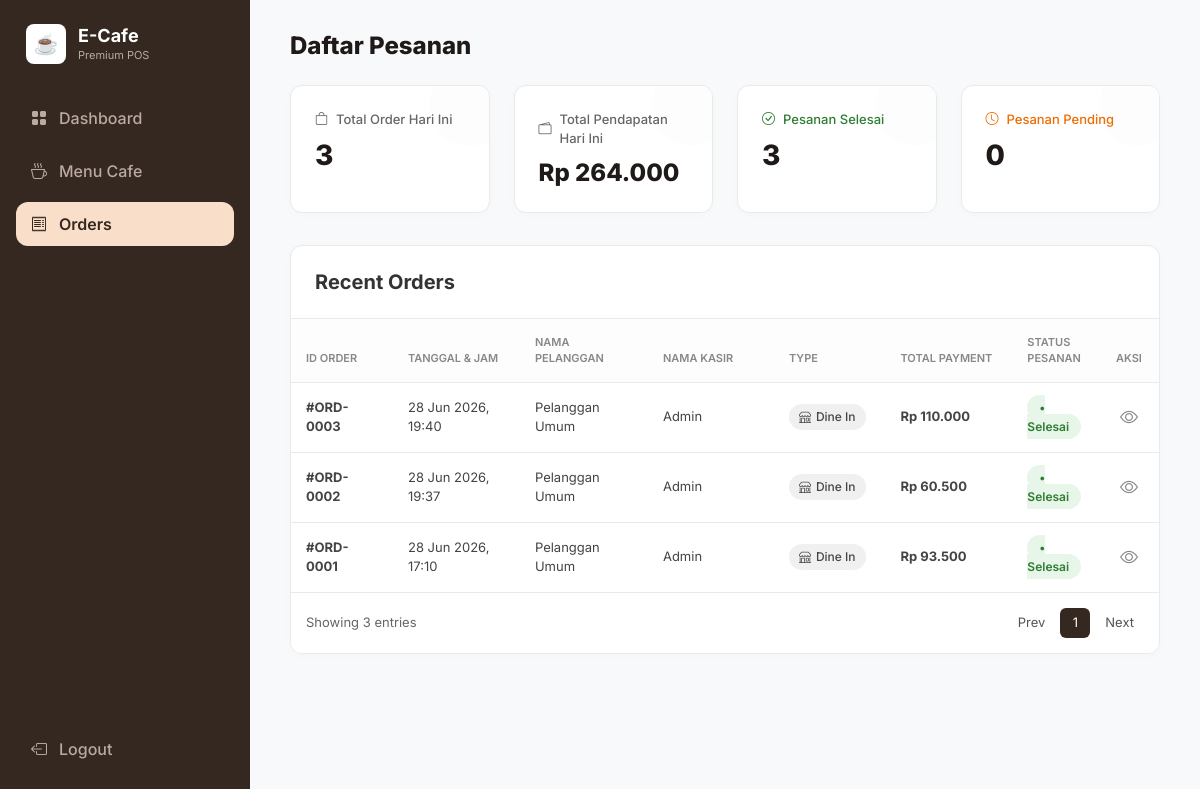
Screenshot of /orders.php (signed in) with the database file from the repository.
### tables this page shows
CREATE TABLE `pesanan` (
  `id_pesanan` int(11) NOT NULL AUTO_INCREMENT,
  `tanggal` datetime DEFAULT current_timestamp(),
  `total_harga` int(11) NOT NULL,
  `nama_pelanggan` varchar(100) DEFAULT 'Pelanggan',
  `tipe_pesanan` varchar(20) DEFAULT 'Dine In',
  `status_pesanan` varchar(20) DEFAULT 'Selesai',
  PRIMARY KEY (`id_pesanan`)
);

### orders.php (the view, shortened to what this page needs)
<?php
require __DIR__ . '/config/koneksi.php';
$q = mysqli_query($koneksi, "SELECT * FROM pesanan ORDER BY id_pesanan DESC");
$orders = [];
$total_pendapatan = 0;
$selesai = 0;
$pending = 0;
while($row = mysqli_fetch_assoc($q)) {
    $orders[] = $row;
    $total_pendapatan += $row['total_harga'];
    if(strtolower($row['status_pesanan']) == 'selesai') $selesai++;
    else $pending++;
}
$total_order = count($orders);
?>
<!DOCTYPE html>
<html lang="id">
<head>
    <link href="https://cdn.jsdelivr.net/npm/bootstrap@5.3.3/dist/css/bootstrap.min.css" rel="stylesheet">
    <link rel="stylesheet" href="https://cdn.jsdelivr.net/npm/bootstrap-icons@1.11.3/font/bootstrap-icons.min.css">
</head>
<body>
<div class="pos-layout">
    <div class="sidebar">
        <div class="brand-logo">
            <div class="brand-icon">☕</div>
            <div class="brand-text">
                <h4>E-Cafe</h4>
                <p>Premium POS</p>
            </div>
        </div>
        <nav class="nav flex-column gap-1">
            <a href="index.php" class="nav-link">
                <i class="bi bi-grid-fill"></i> Dashboard
            </a>
            <a href="menu.php" class="nav-link">
                <i class="bi bi-cup-hot"></i> Menu Cafe
            </a>
            <a href="orders.php" class="nav-link active">
                <i class="bi bi-receipt"></i> Orders
            </a>
        </nav>
        <div class="logout-mt">
            <a href="login/logout.php" class="nav-link">
                <i class="bi bi-box-arrow-left"></i> Logout
            </a>
        </div>
    </div>
    <div class="main-content">
        <div class="header-actions">
            <h2 class="page-title">Daftar Pesanan</h2>
        </div>
            <div class="summary-grid">
                <div class="summary-card">
                    <div class="summary-content">
                        <div class="summary-label">
                            <i class="bi bi-bag"></i> Total Order Hari Ini
                        </div>
                        <h3 class="summary-value"><?= $total_order ?></h3>
                    </div>
                </div>
                <div class="summary-card">
                    <div class="summary-content">
                        <div class="summary-label">
                            <i class="bi bi-wallet2"></i> Total Pendapatan Hari Ini
                        </div>
                        <h3 class="summary-value" style="font-size: 24px;">Rp <?= number_format($total_pendapatan, 0, ',', '.') ?></h3>
                    </div>
                </div>
                <div class="summary-card">
                    <div class="summary-content">
                        <div class="summary-label" style="color:#2e7d32;">
                            <i class="bi bi-check-circle"></i> Pesanan Selesai
                        </div>
                        <h3 class="summary-value"><?= $selesai ?></h3>
                    </div>
                </div>
                <div class="summary-card">
                    <div class="summary-content">
                        <div class="summary-label" style="color:#ef6c00;">
                            <i class="bi bi-clock"></i> Pesanan Pending
                        </div>
                        <h3 class="summary-value"><?= $pending ?></h3>
                    </div>
                </div>
            </div>
            <div class="table-container">
                <div class="table-header">
                    <h5>Recent Orders</h5>
                </div>
                <table class="table table-borderless table-hover">
                    <thead>
                        <tr>
                            <th width="12%">ID ORDER</th>
                            <th width="15%">TANGGAL & JAM</th>
                            <th width="15%">NAMA PELANGGAN</th>
                            <th width="15%">NAMA KASIR</th>
                            <th width="13%">TYPE</th>
                            <th width="15%">TOTAL PAYMENT</th>
                            <th width="10%">STATUS PESANAN</th>
                            <th width="5%" class="text-center">AKSI</th>
                        </tr>
                    </thead>
                    <tbody>
                        <?php foreach($orders as $o):
                            $date = date('d M Y, H:i', strtotime($o['tanggal']));
                            $status_class = strtolower($o['status_pesanan']) == 'selesai' ? 'status-selesai' : 'status-pending';
                            $icon_type = strtolower($o['tipe_pesanan']) == 'dine in' ? 'bi-shop' : 'bi-bag';
                        ?>
                        <tr>
                            <td class="fw-bold">#ORD-<?= str_pad($o['id_pesanan'], 4, '0', STR_PAD_LEFT) ?></td>
                            <td><?= str_replace(', ', ',<br>', $date) ?></td>
                            <td><?= htmlspecialchars($o['nama_pelanggan']) ?></td>
                            <td>Admin</td>
                            <td><span class="badge-type"><i class="bi <?= $icon_type ?>"></i> <?= htmlspecialchars($o['tipe_pesanan']) ?></span></td>
                            <td class="fw-bold">Rp <?= number_format($o['total_harga'], 0, ',', '.') ?></td>
                            <td><span class="badge-status <?= $status_class ?>">&bull; <?= htmlspecialchars($o['status_pesanan']) ?></span></td>
                            <td class="text-center">
                                <button class="action-btn" onclick="openDetail(<?= $o['id_pesanan'] ?>)"><i class="bi bi-eye"></i></button>
                            </td>
                        </tr>
                        <?php endforeach; ?>
                    </tbody>
                </table>
                <div class="pagination-container">
                    <div>Showing <?= $total_order ?> entries</div>
                    <div class="pagination">
                        <a href="#" class="page-item" style="width: auto; padding: 0 10px;">Prev</a>
                        <a href="#" class="page-item active">1</a>
                        <a href="#" class="page-item" style="width: auto; padding: 0 10px;">Next</a>
                    </div>
                </div>
            </div>
    </div>
</div>
</body>
</html>

### orders.php (style rules this page uses)
:root { --sidebar-bg: #342820; --sidebar-hover: #48382d; --sidebar-active-bg: #f9dfca; --sidebar-active-text: #342820; --sidebar-text: #bcaaa0; --bg-color: #f8f9fb; --text-dark: #1f1a17; --border-color: #eaeaea; }
body { background-color: var(--bg-color); font-family: 'Inter', sans-serif; color: #333; }
.pos-layout { display: flex; min-height: 100vh; }
.sidebar { background-color: var(--sidebar-bg); color: white; width: 250px; display: flex; flex-direction: column; padding: 1.5rem 1rem; position: fixed; height: 100vh; z-index: 100; }
.brand-logo { display: flex; align-items: center; gap: 12px; padding: 0 10px; margin-bottom: 2rem; }
.brand-icon { background: white; color: var(--sidebar-bg); border-radius: 8px; width: 40px; height: 40px; display: flex; align-items: center; justify-content: center; font-size: 20px; }
.brand-text h4 { margin: 0; font-weight: 700; font-size: 18px; }
.brand-text p { margin: 0; font-size: 11px; color: var(--sidebar-text); }
.nav-link { color: var(--sidebar-text); border-radius: 12px; padding: 10px 15px; margin-bottom: 5px; font-weight: 500; display: flex; align-items: center; gap: 12px; transition: all 0.2s; }
.nav-link.active { color: var(--sidebar-active-text); background-color: var(--sidebar-active-bg); font-weight: 600; }
.logout-mt { margin-top: auto; }
.main-content { flex: 1; margin-left: 250px; padding: 2rem 2.5rem; }
.header-actions { display: flex; justify-content: space-between; align-items: center; margin-bottom: 1.5rem; }
.page-title { font-weight: 800; color: var(--text-dark); margin: 0; font-size: 24px; }
.summary-grid { display: grid; grid-template-columns: repeat(4, 1fr); gap: 1.5rem; margin-bottom: 2rem; }
.summary-card { background: white; border-radius: 12px; padding: 1.5rem; box-shadow: 0 2px 10px rgba(0,0,0,0.02); border: 1px solid var(--border-color); position: relative; overflow: hidden; }
.summary-card::after { content: ''; position: absolute; top: -20px; right: -20px; width: 80px; height: 80px; border-radius: 50%; background: #fdfdfd; z-index: 0; }
.summary-content { position: relative; z-index: 1; }
.summary-label { color: #666; font-size: 13px; margin-bottom: 10px; display: flex; align-items: center; gap: 8px; font-weight: 500; }
.summary-value { color: var(--text-dark); font-weight: 800; font-size: 28px; margin: 0; }
.table-container { background: white; border-radius: 12px; border: 1px solid var(--border-color); overflow: hidden; box-shadow: 0 2px 10px rgba(0,0,0,0.02); }
.table-header { padding: 1.5rem; display: flex; justify-content: space-between; align-items: center; border-bottom: 1px solid var(--border-color); }
.table-header h5 { margin: 0; font-weight: 700; }
.table { margin: 0; }
.table th { font-size: 11px; color: #888; font-weight: 600; text-transform: uppercase; padding: 15px; background: #fdfdfd; border-bottom: 1px solid var(--border-color); }
.table td { padding: 15px; vertical-align: middle; border-bottom: 1px solid var(--border-color); color: #444; font-size: 13px; }
.badge-type { background: #f0f0f0; padding: 4px 10px; border-radius: 20px; font-size: 12px; font-weight: 500; display: inline-flex; align-items: center; gap: 5px; }
.badge-status { padding: 5px 12px; border-radius: 20px; font-size: 12px; font-weight: 600; }
.status-selesai { background: #e8f5e9; color: #2e7d32; }
.action-btn { border: none; background: none; color: #888; font-size: 18px; cursor: pointer; transition: 0.2s; }
.pagination-container { display: flex; justify-content: space-between; align-items: center; padding: 15px; background: white; font-size: 13px; color: #666; }
.pagination { display: flex; gap: 5px; margin: 0; }
.page-item { width: 30px; height: 30px; display: flex; align-items: center; justify-content: center; border-radius: 6px; cursor: pointer; color: #555; text-decoration: none; }
.page-item.active { background: #342820; color: white; }

### rows the page displays
pesanan: id_pesanan "0003", tanggal "28 Jun 2026, 19:40", nama_pelanggan "Pelanggan Umum", tipe_pesanan "Dine In", total_harga "110.000", status_pesanan "Selesai"
pesanan: id_pesanan "0002", tanggal "28 Jun 2026, 19:37", nama_pelanggan "Pelanggan Umum", tipe_pesanan "Dine In", total_harga "60.500", status_pesanan "Selesai"
pesanan: id_pesanan "0001", tanggal "28 Jun 2026, 17:10", nama_pelanggan "Pelanggan Umum", tipe_pesanan "Dine In", total_harga "93.500", status_pesanan "Selesai"

### other values shown
$total_order "3"
$total_pendapatan "264.000"
$selesai "3"
$pending "0"
